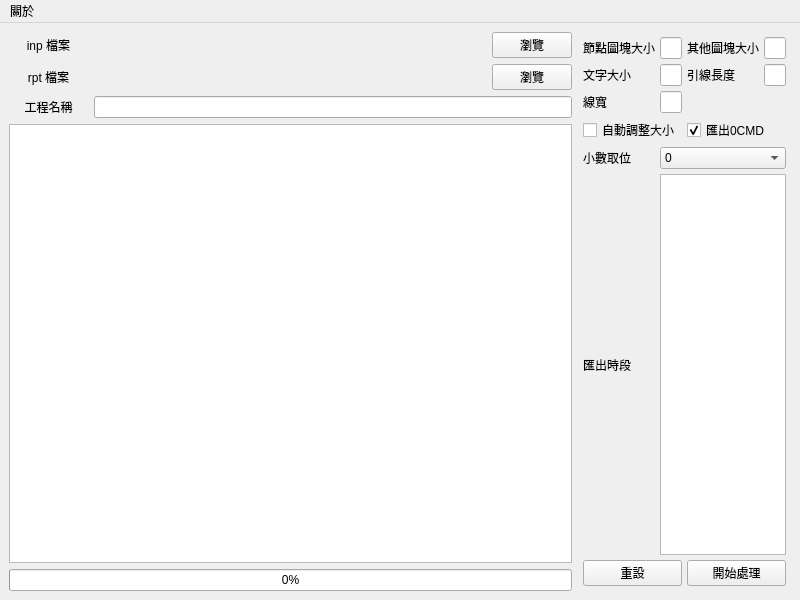
<?xml version="1.0" encoding="UTF-8"?>
<ui version="4.0">
 <class>MainWindow</class>
 <widget class="QMainWindow" name="MainWindow">
  <property name="windowModality">
   <enum>Qt::NonModal</enum>
  </property>
  <property name="geometry">
   <rect>
    <x>0</x>
    <y>0</y>
    <width>800</width>
    <height>600</height>
   </rect>
  </property>
  <property name="minimumSize">
   <size>
    <width>0</width>
    <height>0</height>
   </size>
  </property>
  <property name="maximumSize">
   <size>
    <width>16777215</width>
    <height>16777215</height>
   </size>
  </property>
  <property name="windowTitle">
   <string>epa2HydChart</string>
  </property>
  <property name="windowIcon">
   <iconset>
    <normaloff>../../li2021/.designer/backup/icon.ico</normaloff>../../li2021/.designer/backup/icon.ico</iconset>
  </property>
  <property name="documentMode">
   <bool>false</bool>
  </property>
  <widget class="QWidget" name="centralwidget">
   <property name="enabled">
    <bool>true</bool>
   </property>
   <property name="maximumSize">
    <size>
     <width>2048</width>
     <height>1600</height>
    </size>
   </property>
   <layout class="QHBoxLayout" name="horizontalLayout_2">
    <item>
     <layout class="QHBoxLayout" name="horizontalLayout" stretch="4,1">
      <item>
       <layout class="QGridLayout" name="gridLayout_2" rowstretch="1,0,0,0,0,0" columnstretch="1,5,1">
        <item row="0" column="0">
         <widget class="QLabel" name="label">
          <property name="text">
           <string>inp 檔案</string>
          </property>
          <property name="alignment">
           <set>Qt::AlignCenter</set>
          </property>
         </widget>
        </item>
        <item row="2" column="1" colspan="2">
         <widget class="QLineEdit" name="l_projName">
          <property name="alignment">
           <set>Qt::AlignLeading|Qt::AlignLeft|Qt::AlignVCenter</set>
          </property>
         </widget>
        </item>
        <item row="0" column="2">
         <widget class="QPushButton" name="b_browser_inp">
          <property name="text">
           <string>瀏覽</string>
          </property>
         </widget>
        </item>
        <item row="1" column="1">
         <widget class="QLabel" name="l_rpt_path">
          <property name="text">
           <string/>
          </property>
         </widget>
        </item>
        <item row="2" column="0">
         <widget class="QLabel" name="label_4">
          <property name="text">
           <string>工程名稱</string>
          </property>
          <property name="alignment">
           <set>Qt::AlignCenter</set>
          </property>
         </widget>
        </item>
        <item row="0" column="1">
         <widget class="QLabel" name="l_inp_path">
          <property name="text">
           <string/>
          </property>
         </widget>
        </item>
        <item row="3" column="0" colspan="3">
         <widget class="QTextBrowser" name="browser_log">
          <property name="minimumSize">
           <size>
            <width>0</width>
            <height>0</height>
           </size>
          </property>
          <property name="html">
           <string>&lt;!DOCTYPE HTML PUBLIC &quot;-//W3C//DTD HTML 4.0//EN&quot; &quot;http://www.w3.org/TR/REC-html40/strict.dtd&quot;&gt;
&lt;html&gt;&lt;head&gt;&lt;meta name=&quot;qrichtext&quot; content=&quot;1&quot; /&gt;&lt;style type=&quot;text/css&quot;&gt;
p, li { white-space: pre-wrap; }
&lt;/style&gt;&lt;/head&gt;&lt;body style=&quot; font-family:'PMingLiU'; font-size:9pt; font-weight:400; font-style:normal;&quot;&gt;
&lt;p style=&quot;-qt-paragraph-type:empty; margin-top:0px; margin-bottom:0px; margin-left:0px; margin-right:0px; -qt-block-indent:0; text-indent:0px;&quot;&gt;&lt;br /&gt;&lt;/p&gt;&lt;/body&gt;&lt;/html&gt;</string>
          </property>
         </widget>
        </item>
        <item row="1" column="2">
         <widget class="QPushButton" name="b_browser_rpt">
          <property name="text">
           <string>瀏覽</string>
          </property>
         </widget>
        </item>
        <item row="4" column="0" colspan="3">
         <widget class="QProgressBar" name="progressBar">
          <property name="value">
           <number>0</number>
          </property>
         </widget>
        </item>
        <item row="1" column="0">
         <widget class="QLabel" name="label_2">
          <property name="text">
           <string>rpt 檔案</string>
          </property>
          <property name="alignment">
           <set>Qt::AlignCenter</set>
          </property>
         </widget>
        </item>
       </layout>
      </item>
      <item>
       <layout class="QGridLayout" name="gridLayout">
        <property name="sizeConstraint">
         <enum>QLayout::SetMaximumSize</enum>
        </property>
        <property name="leftMargin">
         <number>5</number>
        </property>
        <property name="topMargin">
         <number>5</number>
        </property>
        <property name="rightMargin">
         <number>5</number>
        </property>
        <property name="bottomMargin">
         <number>5</number>
        </property>
        <property name="spacing">
         <number>5</number>
        </property>
        <item row="5" column="0">
         <widget class="QLabel" name="label_3">
          <property name="text">
           <string>匯出時段</string>
          </property>
         </widget>
        </item>
        <item row="0" column="3">
         <widget class="QLineEdit" name="l_block_size">
          <property name="text">
           <string/>
          </property>
         </widget>
        </item>
        <item row="6" column="2" colspan="2">
         <widget class="QPushButton" name="b_draw">
          <property name="text">
           <string>開始處理</string>
          </property>
         </widget>
        </item>
        <item row="0" column="1">
         <widget class="QLineEdit" name="l_joint_size">
          <property name="mouseTracking">
           <bool>true</bool>
          </property>
         </widget>
        </item>
        <item row="6" column="0" colspan="2">
         <widget class="QPushButton" name="b_reset">
          <property name="text">
           <string>重設</string>
          </property>
         </widget>
        </item>
        <item row="1" column="2">
         <widget class="QLabel" name="label_7">
          <property name="text">
           <string>引線長度</string>
          </property>
         </widget>
        </item>
        <item row="5" column="1" colspan="3">
         <widget class="QListWidget" name="list_hrs">
          <property name="selectionMode">
           <enum>QAbstractItemView::MultiSelection</enum>
          </property>
         </widget>
        </item>
        <item row="4" column="1" colspan="3">
         <widget class="QComboBox" name="comboBox_digits">
          <item>
           <property name="text">
            <string>0</string>
           </property>
          </item>
          <item>
           <property name="text">
            <string>0.0</string>
           </property>
          </item>
          <item>
           <property name="text">
            <string>0.00</string>
           </property>
          </item>
         </widget>
        </item>
        <item row="1" column="3">
         <widget class="QLineEdit" name="l_leader_distance">
          <property name="text">
           <string/>
          </property>
         </widget>
        </item>
        <item row="0" column="0">
         <widget class="QLabel" name="label_5">
          <property name="text">
           <string>節點圖塊大小</string>
          </property>
         </widget>
        </item>
        <item row="4" column="0">
         <widget class="QLabel" name="label_9">
          <property name="text">
           <string>小數取位</string>
          </property>
         </widget>
        </item>
        <item row="3" column="2" colspan="2">
         <widget class="QCheckBox" name="chk_export_0cmd">
          <property name="text">
           <string>匯出0CMD</string>
          </property>
          <property name="checked">
           <bool>true</bool>
          </property>
         </widget>
        </item>
        <item row="3" column="0" colspan="2">
         <widget class="QCheckBox" name="chk_autoSize">
          <property name="text">
           <string>自動調整大小</string>
          </property>
         </widget>
        </item>
        <item row="0" column="2">
         <widget class="QLabel" name="label_8">
          <property name="text">
           <string>其他圖塊大小</string>
          </property>
         </widget>
        </item>
        <item row="1" column="0">
         <widget class="QLabel" name="label_6">
          <property name="text">
           <string>文字大小</string>
          </property>
         </widget>
        </item>
        <item row="1" column="1">
         <widget class="QLineEdit" name="l_text_size">
          <property name="text">
           <string/>
          </property>
         </widget>
        </item>
        <item row="2" column="0">
         <widget class="QLabel" name="label_10">
          <property name="text">
           <string>線寬</string>
          </property>
         </widget>
        </item>
        <item row="2" column="1">
         <widget class="QLineEdit" name="l_line_width"/>
        </item>
       </layout>
      </item>
     </layout>
    </item>
   </layout>
  </widget>
  <widget class="QMenuBar" name="menubar">
   <property name="geometry">
    <rect>
     <x>0</x>
     <y>0</y>
     <width>800</width>
     <height>21</height>
    </rect>
   </property>
   <widget class="QMenu" name="menu">
    <property name="title">
     <string>關於</string>
    </property>
    <addaction name="action11"/>
   </widget>
   <addaction name="menu"/>
  </widget>
  <action name="action11">
   <property name="text">
    <string>版本</string>
   </property>
  </action>
 </widget>
 <resources/>
 <connections/>
</ui>
